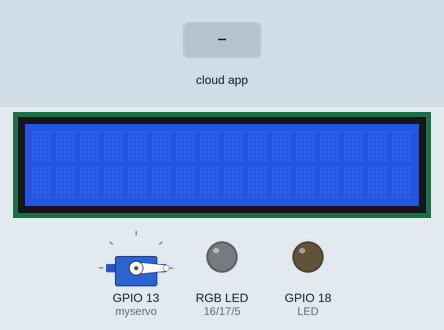
A sketch run on a simulated ESP32. Shown: servo, 16×2 character LCD, an RGB LED mixed from three pins (HIGH = lit), output pins drawn as LEDs (lit = HIGH). Inputs (shaded band) come from the test bench. Dim RGB values are drawn brighter than linear; WiFi joins after 1.5 s; servers stay silent unless stated; the Firebase database answers and starts empty; what the sketch prints to the serial monitor is not drawn.

Above: at 4.7 s.
4.8 s: the phone or cloud app sets LED to 1
At 6.9 s:
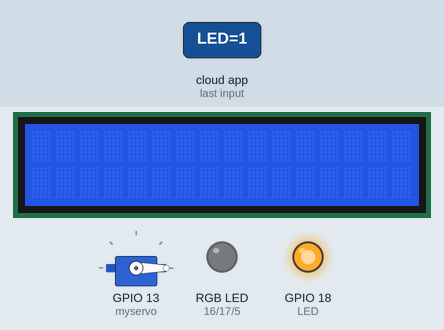
7.2 s: the phone or cloud app sets BLUE to 1
At 9.0 s:
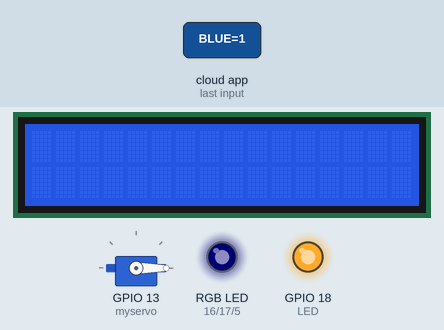
9.9 s: the phone or cloud app sets GREEN to 1
At 11.4 s:
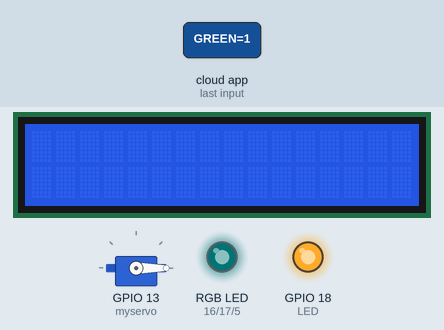
11.9 s: the phone or cloud app sets RED to 1
At 13.7 s:
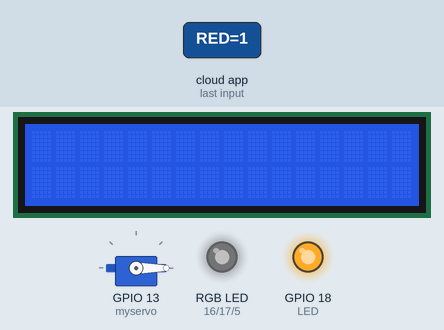
14.0 s: the phone or cloud app sets LED to 0
At 16.7 s:
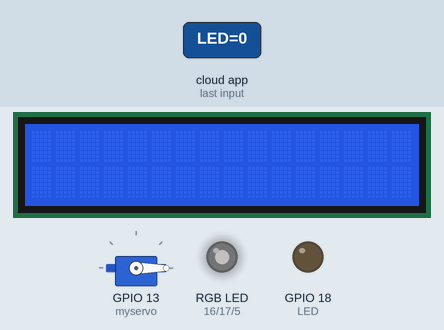
17.5 s: the phone or cloud app sets BLUE to 0
At 19.6 s:
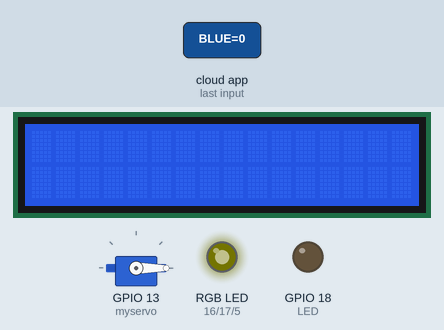
Timing chart, 0 to 21.1 s (numbered marks = the images above; inputs shaded):
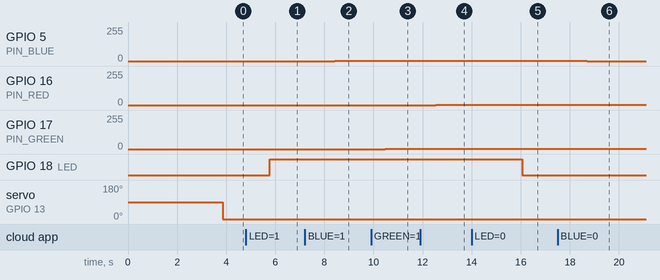

The sketch:

esp32_code.ino
```cpp
#if defined(ESP32)
#include <WiFi.h>
#include <FirebaseESP32.h>
#elif defined(ESP8266)
#include <ESP8266WiFi.h>
#include <FirebaseESP8266.h>
#endif


#include <addons/TokenHelper.h>
#include <addons/RTDBHelper.h>

#define WIFI_SSID "YOUR SSID"
#define WIFI_PASSWORD "YOUR WIFI PASSWORD"

#define API_KEY "IGyAb3eR6WKWKWKNlhpW76GMsjLLLLcRL1WWKWKKnvR8rjJT"
#define DATABASE_URL "https://esp69-zza69-default-rtdb.wakanda-southeast1.firebasedatabase.app/"


//Define Firebase Data object
FirebaseData fbdo;

FirebaseAuth auth;
FirebaseConfig config;


// LCD
#include <Wire.h> // Library komunikasi I2C
#include <LiquidCrystal_I2C.h> // Library modul I2C LCD
LiquidCrystal_I2C lcd = LiquidCrystal_I2C(0x27, 16, 2);

// SERVO
#include <ESP32Servo.h>
Servo myservo;

//rgb LED
#define PIN_RED    16 // GIOP23
#define PIN_GREEN  17 // GIOP22
#define PIN_BLUE   5 // GIOP21

void setup()
{
  Serial.begin(115200);
  delay(2000);
  WiFi.begin(WIFI_SSID, WIFI_PASSWORD);
  Serial.print("Connecting to Wi-Fi");
  while (WiFi.status() != WL_CONNECTED)
  {
    Serial.print(".");
    delay(300);
  }
  Serial.println();
  Serial.print("Connected with IP: ");
  Serial.println(WiFi.localIP());
  Serial.println();

  Serial.printf("Firebase Client v%s\n\n", FIREBASE_CLIENT_VERSION);

  /* Assign the api key (required) */
  config.api_key = API_KEY;
  config.database_url = DATABASE_URL;
  Firebase.begin(DATABASE_URL, API_KEY);
  Firebase.setDoubleDigits(5);


  //YOUR LED, SENSOR, SERVO, etc
  pinMode(18, OUTPUT); //LED
  myservo.attach(13); //SERVO

  pinMode(PIN_RED,   OUTPUT);
  pinMode(PIN_GREEN, OUTPUT);
  pinMode(PIN_BLUE,  OUTPUT);

  //LCD
  lcd.init();
  lcd.backlight();
}


// ################### PROGRAM RUNS HERE ###################
void loop(){
  //LED
  digitalWrite(18, LEDon());

  //SERVO
  myservo.write(servoValue());

  //rgb LED
  setColor(RED(), GREEN(), BLUE());

  //LCD
  lcd.clear();
  lcd.setCursor(1, 0);
  lcd.print(LINE1());

  lcd.setCursor(1, 1);
  lcd.print(LINE2());
  delay(1000);
}


// ################### FUNCTION TO READ FIREBASE DATA ###################
bool LEDon(){
  if(Firebase.ready()){
    if(Firebase.getInt(fbdo, "/LED/LED")){
      int ledStatus = fbdo.to<int>();
      if(ledStatus == 1){
        return HIGH;
      } else {
        return LOW;
      }

    } else {
      Serial.println(fbdo.errorReason());
    }
  }
} //end of function

int servoValue(){
  if(Firebase.ready()){
    if(Firebase.getInt(fbdo, "/SERVO/SERVO")){
      return fbdo.to<int>();
    } else {
      Serial.println(fbdo.errorReason());
    }
  }
} //end of function


// ################### RGB LED ###################
int RED(){
  if(Firebase.ready()){
    if(Firebase.getInt(fbdo, "/RGB/RED")){
      return fbdo.to<int>();
    } else {
      Serial.println(fbdo.errorReason());
    }
  }
} //end of function

int GREEN(){
  if(Firebase.ready()){
    if(Firebase.getInt(fbdo, "/RGB/GREEN")){
      return fbdo.to<int>();
    } else {
      Serial.println(fbdo.errorReason());
    }
  }
} //end of function

int BLUE(){
  if(Firebase.ready()){
    if(Firebase.getInt(fbdo, "/RGB/BLUE")){
      return fbdo.to<int>();
    } else {
      Serial.println(fbdo.errorReason());
    }
  }
} //end of function

void setColor(int R, int G, int B) {
  analogWrite(PIN_RED,   R);
  analogWrite(PIN_GREEN, G);
  analogWrite(PIN_BLUE,  B);
}


// ################### LCD WRITER ###################
String LINE1(){
  if(Firebase.ready()){
    if(Firebase.getString(fbdo, "/LCD/LINE_1")){
      return fbdo.to<String>();
    } else {
      Serial.println(fbdo.errorReason());
    }
  }
} //end of function

String LINE2(){
  if(Firebase.ready()){
    if(Firebase.getString(fbdo, "/LCD/LINE_2")){
      return fbdo.to<String>();
    } else {
      Serial.println(fbdo.errorReason());
    }
  }
} //end
```

Measured:
- after the input at 4.8 s, GPIO 18 (LED): LOW → HIGH after 0.97 s
- after the input at 7.2 s, GPIO 5 (PIN_BLUE): 0/255 → 1/255 after 1.2 s
- after the input at 9.9 s, GPIO 17 (PIN_GREEN): 0/255 → 1/255 after 0.59 s
- after the input at 11.9 s, GPIO 16 (PIN_RED): 0/255 → 1/255 after 0.64 s
- after the input at 14.0 s, GPIO 18 (LED): HIGH → LOW after 2.1 s
- after the input at 17.5 s, GPIO 5 (PIN_BLUE): 1/255 → 0/255 after 1.2 s
